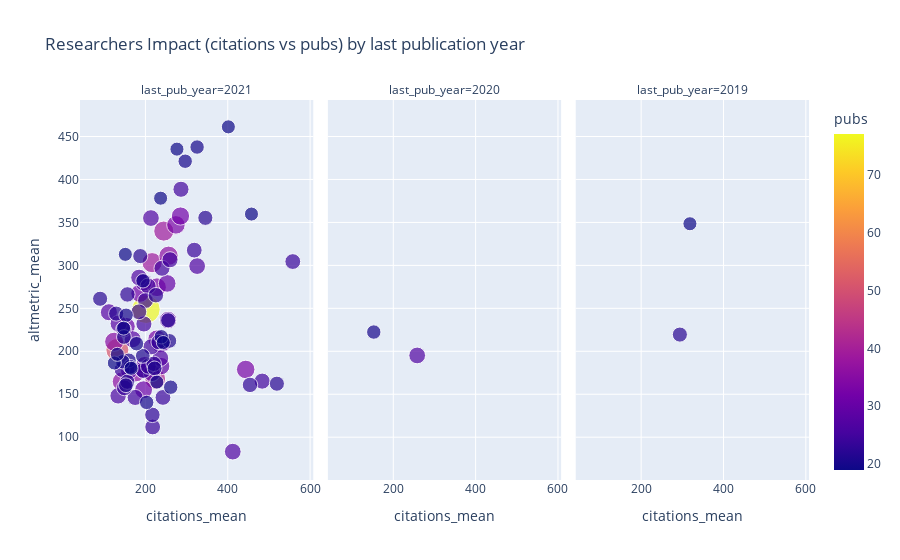

The notebook cell saved with this chart:
### Code cell
px.scatter(top100, 
           x="citations_mean", y="altmetric_mean", 
           hover_name="full_name", 
           hover_data=['pubs', 'citations_mean', 'altmetric_mean'], 
           color="pubs",
           size="pubs",
           facet_col="last_pub_year",
           height=600,
           title="Researchers Impact (citations vs pubs) by last publication year")

### Figure 1 — Plotly figure (JSON) as saved in the notebook; plotly's stock layout.template omitted (floating-point values rounded to 4 significant figures)
{"data": [{"customdata": [[77], [51], [42], [39], [39], [36], [36], [36], [35], [34], [33], [33], [33], [33], [32], [32], [31], [31], [31], [30], [30], [29], [29], [29], [29], [28], [28], [28], [28], [28], [28], [27], [27], [27], [27], [27], [26], [25], [25], [25], [25], [25], [25], [25], [25], [24], [24], [24], [24], [24], [24], [24], [24], [24], [24], [24], [23], [23], [23], [23], [23], [23], [22], [22], [22], [22], [22], [22], [22], [21], [21], [21], [21], [21], [21], [21], [20], [20], [20], [20], [20], [20], [20], [20], [20], [19], [19], [19], [19], [19], [19], [19], [19], [19], [19], [19]], "hovertemplate": "<b>%{hovertext}</b><br><br>last_pub_year=2021<br>citations_mean=%{x}<br>altmetric_mean=%{y}<br>pubs=%{marker.color}<extra></extra>", "hovertext": ["Kari Stefansson", "Unnur Thorsteinsdottir", "Gonçalo R. Abecasis", "Cornelia M van Duijn", "Tõnu Esko", "Jerome I. Rotter", "Gudmar Thorleifsson", "Caroline Hayward", "Daniel F Gudbjartsson", "André G Uitterlinden", "Vilmundur Gudnason", "Dorret I. Boomsma", "Eric Boerwinkle", "Benjamin M. Neale", "Nicholas G. Martin", "Claudia Langenberg", "Andrew P. Morris", "Eleftheria Zeggini", "John Danesh", "Tamara B. Harris", "Daniel I. Chasman", "Erik Ingelsson", "Nicholas J. Wareham", "Lude Franke", "Terho Lehtimäki", "Mark I. McCarthy", "Patrick Sulem", "Kent D. Taylor", "Douglas F. Easton", "Bruce M. Psaty", "Ruth J. F. Loos", "Sekar Kathiresan", "Jian’an Luan", "M. Arfan Ikram", "Alkes L Price", "Andres Metspalu", "Adam S. Butterworth", "George Dedoussis", "Paul M Ridker", "Jaspal S. Kooner", "Mark J. Daly", "Yoichiro Kamatani", "Reedik Mägi", "Ian J Deary", "David A Hinds", "Stephan Ripke", "Michiaki Kubo", "Cristen J. Willer", "Hreinn Stefansson", "Michael Boehnke", "Stephen J. Chanock", "Torben Hansen", "Olli T. Raitakari", "Nilesh J Samani", "Marjo-Riitta Jarvelin", "Markku Laakso", "Hilary K. Finucane", "Ozren Polasek", "Erwin P. Bottinger", "Lenore J. Launer", "Yukinori Okada", "Cecilia M Lindgren", "Gisli Masson", "Peter M. Visscher", "Stephen S. Rich", "Veikko Salomaa", "Po-Ru Loh", "George Davey Smith", "Alison M. Dunning", "Danish Saleheen", "Sandosh Padmanabhan", "Mika Kähönen", "Xiuqing Guo", "Joanna M. M. Howson", "Martina Müller-Nurasyid", "Annette Peters", "Børge G. Nordestgaard", "Olle Melander", "Peter Kraft", "Lili Milani", "Yingchang Lu", "J. Wouter Jukema", "Grant W. Montgomery", "Igor Rudan", "Karen L. Mohlke", "Kristian Hveem", "Dennis O. Mook-Kanamori", "Diether Lambrechts", "Jian Yang", "Danielle Posthuma", "Evangelos Evangelou", "Gerome Breen", "Oluf Pedersen", "Gonneke Willemsen", "Panos Deloukas", "Stella Trompet"], "legendgroup": "", "marker": {"color": [77, 51, 42, 39, 39, 36, 36, 36, 35, 34, 33, 33, 33, 33, 32, 32, 31, 31, 31, 30, 30, 29, 29, 29, 29, 28, 28, 28, 28, 28, 28, 27, 27, 27, 27, 27, 26, 25, 25, 25, 25, 25, 25, 25, 25, 24, 24, 24, 24, 24, 24, 24, 24, 24, 24, 24, 23, 23, 23, 23, 23, 23, 22, 22, 22, 22, 22, 22, 22, 21, 21, 21, 21, 21, 21, 21, 20, 20, 20, 20, 20, 20, 20, 20, 20, 19, 19, 19, 19, 19, 19, 19, 19, 19, 19, 19], "coloraxis": "coloraxis", "size": [77, 51, 42, 39, 39, 36, 36, 36, 35, 34, 33, 33, 33, 33, 32, 32, 31, 31, 31, 30, 30, 29, 29, 29, 29, 28, 28, 28, 28, 28, 28, 27, 27, 27, 27, 27, 26, 25, 25, 25, 25, 25, 25, 25, 25, 24, 24, 24, 24, 24, 24, 24, 24, 24, 24, 24, 23, 23, 23, 23, 23, 23, 22, 22, 22, 22, 22, 22, 22, 21, 21, 21, 21, 21, 21, 21, 20, 20, 20, 20, 20, 20, 20, 20, 20, 19, 19, 19, 19, 19, 19, 19, 19, 19, 19, 19], "sizemode": "area", "sizeref": 0.1925, "symbol": "circle"}, "mode": "markers", "name": "", "orientation": "v", "showlegend": false, "type": "scatter", "x": [201.5, 131.9, 223.7, 216.1, 244.6, 176.6, 142.8, 256.2, 124.1, 228.1, 228.1, 274.1, 213.5, 443.5, 285.1, 186.5, 235.9, 153.5, 195.5, 198, 252.8, 238.3, 195.7, 243.2, 255, 169.1, 111.2, 160.2, 134.9, 194.1, 215.5, 236.3, 184.6, 213.4, 412.2, 325.6, 133.7, 206.4, 240.2, 213.5, 483.6, 175.0, 259.8, 196.3, 286.4, 558.0, 217.6, 148.9, 318.6, 242.6, 143.2, 146.9, 200.1, 194.7, 184.1, 207.2, 454, 156.2, 220.2, 225.4, 216.9, 232.0, 89.91, 345.5, 156, 255.2, 519.3, 187.5, 128.9, 222.2, 147.8, 193.5, 159.7, 162.8, 152.6, 258.1, 145, 261.4, 194.1, 325.5, 203, 238.6, 296.6, 152.9, 178.3, 165.3, 151.2, 124.5, 457.6, 401.5, 131.7, 276.5, 146.9, 236.9, 227.7, 243.5], "xaxis": "x", "y": [248.8, 201.7, 167.8, 303.2, 339.9, 175.6, 164.7, 311.2, 211.1, 274.6, 214.1, 347.2, 182.6, 178.8, 357.5, 267.6, 208.7, 229.0, 155.2, 183.7, 279, 182.8, 280.3, 210.2, 236.4, 214, 245.5, 177.2, 232.2, 178.6, 174.6, 192.1, 285.9, 355.1, 83.19, 299.2, 148.2, 275.8, 296.7, 205.2, 165.2, 146.3, 306.6, 231.8, 388.6, 304.5, 111.9, 157.5, 317.8, 146.3, 178.8, 225.7, 259.0, 177.6, 246.0, 182.5, 160.9, 266.2, 185.4, 265.3, 126, 210.8, 261.1, 355.3, 164.5, 236.1, 162.3, 310.8, 243.9, 180.1, 216.6, 194.7, 189.4, 182.0, 160.5, 212.1, 187.8, 158.2, 282, 437.8, 140.4, 216.9, 421.2, 241.9, 208.8, 180.2, 312.8, 186.4, 359.7, 461.3, 196.5, 435.3, 226.9, 378.2, 164.2, 210.2], "yaxis": "y"}, {"customdata": [[27], [20]], "hovertemplate": "<b>%{hovertext}</b><br><br>last_pub_year=2020<br>citations_mean=%{x}<br>altmetric_mean=%{y}<br>pubs=%{marker.color}<extra></extra>", "hovertext": ["Albert V. Smith", "Robert A Scott"], "legendgroup": "", "marker": {"color": [27, 20], "coloraxis": "coloraxis", "size": [27, 20], "sizemode": "area", "sizeref": 0.1925, "symbol": "circle"}, "mode": "markers", "name": "", "orientation": "v", "showlegend": false, "type": "scatter", "x": [258.0, 152.6], "xaxis": "x2", "y": [195.1, 222.4], "yaxis": "y2"}, {"customdata": [[22], [19]], "hovertemplate": "<b>%{hovertext}</b><br><br>last_pub_year=2019<br>citations_mean=%{x}<br>altmetric_mean=%{y}<br>pubs=%{marker.color}<extra></extra>", "hovertext": ["Christian Gieger", "Albert Hofman"], "legendgroup": "", "marker": {"color": [22, 19], "coloraxis": "coloraxis", "size": [22, 19], "sizemode": "area", "sizeref": 0.1925, "symbol": "circle"}, "mode": "markers", "name": "", "orientation": "v", "showlegend": false, "type": "scatter", "x": [294.0, 318.5], "xaxis": "x3", "y": [219.5, 348.5], "yaxis": "y3"}], "layout": {"annotations": [{"font": {}, "showarrow": false, "text": "last_pub_year=2021", "x": 0.16, "xanchor": "center", "xref": "paper", "y": 1, "yanchor": "bottom", "yref": "paper"}, {"font": {}, "showarrow": false, "text": "last_pub_year=2020", "x": 0.5, "xanchor": "center", "xref": "paper", "y": 1, "yanchor": "bottom", "yref": "paper"}, {"font": {}, "showarrow": false, "text": "last_pub_year=2019", "x": 0.84, "xanchor": "center", "xref": "paper", "y": 1, "yanchor": "bottom", "yref": "paper"}], "autosize": true, "coloraxis": {"colorbar": {"title": {"text": "pubs"}}, "colorscale": [[0, "#0d0887"], [0.1111, "#46039f"], [0.2222, "#7201a8"], [0.3333, "#9c179e"], [0.4444, "#bd3786"], [0.5556, "#d8576b"], [0.6667, "#ed7953"], [0.7778, "#fb9f3a"], [0.8889, "#fdca26"], [1, "#f0f921"]]}, "legend": {"itemsizing": "constant", "tracegroupgap": 0}, "title": {"text": "Researchers Impact (citations vs pubs) by last publication year"}, "xaxis": {"anchor": "y", "autorange": true, "domain": [0, 0.32], "range": [49.1, 599.4], "title": {"text": "citations_mean"}, "type": "linear"}, "xaxis2": {"anchor": "y2", "autorange": true, "domain": [0.34, 0.66], "matches": "x", "range": [49.1, 599.4], "title": {"text": "citations_mean"}, "type": "linear"}, "xaxis3": {"anchor": "y3", "autorange": true, "domain": [0.68, 1.0], "matches": "x", "range": [49.1, 599.4], "title": {"text": "citations_mean"}, "type": "linear"}, "yaxis": {"anchor": "x", "autorange": true, "domain": [0, 1], "range": [51.37, 491.5], "title": {"text": "altmetric_mean"}, "type": "linear"}, "yaxis2": {"anchor": "x2", "autorange": true, "domain": [0, 1], "matches": "y", "range": [51.37, 491.5], "showticklabels": false, "type": "linear"}, "yaxis3": {"anchor": "x3", "autorange": true, "domain": [0, 1], "matches": "y", "range": [51.37, 491.5], "showticklabels": false, "type": "linear"}}}
